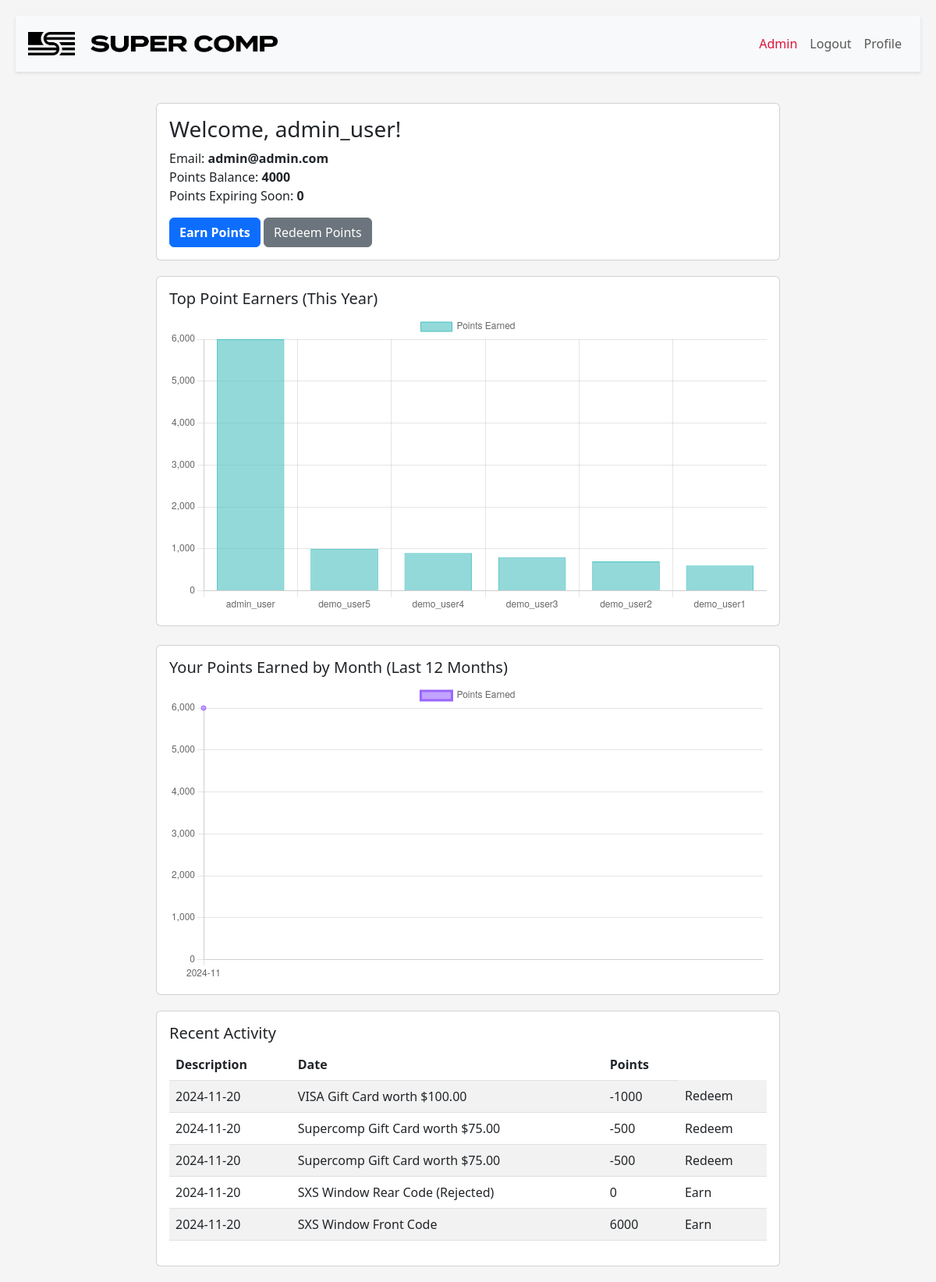
Page /dashboard/dashboard (signed in) on the committed database.
### app/models.py (models this page shows, shortened)
class User(UserMixin, db.Model):
    id = db.Column(db.Integer, primary_key=True)
    email = db.Column(db.String(120), unique=True, nullable=False)
    username = db.Column(db.String(30), unique=True, nullable=False)
    first_name = db.Column(db.String(30), nullable=False)
    last_name = db.Column(db.String(30), nullable=False)
    phone = db.Column(db.String(15), nullable=False)
    address = db.Column(db.String(100), nullable=False)
    city = db.Column(db.String(30), nullable=False)
    state = db.Column(db.String(30), nullable=False)
    zip = db.Column(db.String(10), nullable=False)
    tos_agreement = db.Column(db.Boolean, nullable=False)
    tos_date = db.Column(db.DateTime, nullable=False)
    registration_date = db.Column(db.DateTime, nullable=False)
    updated_date = db.Column(db.DateTime, nullable=False)
    referal_code = db.Column(db.String(30), nullable=False)
    password_hash = db.Column(db.String(128), nullable=False)
    retailer_id = db.Column(db.Integer, db.ForeignKey('retailer.id'), nullable=False)
    points_logs = db.relationship('PointsLog', backref='user', lazy=True)
    redemption_logs = db.relationship('RedemptionLog', backref='user', lazy=True)
    shirt_size = db.Column(db.String(10), nullable=True)
    is_admin = db.Column(db.Boolean, default=False)
    is_sales_manager = db.Column(db.Boolean, default=False)
    is_customer_service = db.Column(db.Boolean, default=False)
    is_internal = db.Column(db.Boolean, default=False)
    is_active = db.Column(db.Boolean, default=True)
    salesep_id = db.Column(db.String(30), nullable=True)
    territory_id = db.Column(db.String(30), nullable=True)
    customer_group = db.Column(db.String(30), nullable=True)
    team_id = db.Column(db.String(30), nullable=True)
    user_1 = db.Column(db.String(30), nullable=True)
    user_2 = db.Column(db.String(30), nullable=True)
    user_3 = db.Column(db.String(30), nullable=True)
    user_4 = db.Column(db.String(30), nullable=True)
    user_5 = db.Column(db.String(30), nullable=True)
    def get_point_balance(self):
        earned_points = sum(
            log.original_points for log in self.points_logs if not log.is_expired()
        )
        redeemed_points = sum(
            redemption.points for redemption in self.redemption_logs
        )
        return earned_points - redeemed_points
    def get_expiring_points(self, days):
        upcoming_expiry_date = datetime.utcnow() + timedelta(days=days)
        expiring_points_logs = [
            log for log in self.points_logs
            if log.expiry_date and datetime.utcnow() < log.expiry_date <= upcoming_expiry_date
        ]
        expiring_points = sum(log.points for log in expiring_points_logs)
        return {
            "expiring_points": expiring_points,
            "details": expiring_points_logs
        }

class PointsLog(db.Model):
    id = db.Column(db.Integer, primary_key=True)
    user_id = db.Column(db.Integer, db.ForeignKey('user.id'), nullable=False)
    points = db.Column(db.Integer, nullable=False)
    original_points = db.Column(db.Integer, nullable=False)
    description = db.Column(db.String(100), nullable=False)
    added_date = db.Column(db.DateTime, default=datetime.utcnow, nullable=False)
    expiry_date = db.Column(db.DateTime, nullable=True)
    updated_date = db.Column(db.DateTime, default=datetime.utcnow, onupdate=datetime.utcnow)
    active = db.Column(db.Boolean, default=True, nullable=False)
    code_used = db.Column(db.Integer, db.ForeignKey('point_codes.id'), nullable=False)
    code = db.relationship('PointCodes', back_populates='points_logs', lazy=True)
    file_reference = db.Column(db.String(100), nullable=True)
    approved = db.Column(db.Boolean, default=False, nullable=False)
    approved_by = db.Column(db.String(30), nullable=True)
    def is_expired(self):
        return self.expiry_date and self.expiry_date <= datetime.utcnow()

class RedemptionLog(db.Model):
    id = db.Column(db.Integer, primary_key=True)
    user_id = db.Column(db.Integer, db.ForeignKey('user.id'), nullable=False)
    points = db.Column(db.Integer, nullable=False)
    description = db.Column(db.String(100), nullable=False)
    redemption_date = db.Column(db.DateTime, default=datetime.utcnow(), nullable=False)
    updated_date = db.Column(db.DateTime, default=datetime.utcnow, onupdate=datetime.utcnow)
    gift_card_sent = db.Column(db.Boolean, default=False, nullable=False)

### app/blueprints/dashboard/routes.py (the view)
@dashboard_bp.route('/dashboard')
@login_required
def dashboard():
    year_start = datetime(datetime.utcnow().year, 1, 1)
    top_earners_query = (
        db.session.query(
            User.username,
            func.sum(PointsLog.original_points).label('total_points')
        )
        .join(PointsLog, PointsLog.user_id == User.id)
        .filter(PointsLog.added_date >= year_start)
        .group_by(User.id)
        .order_by(func.sum(PointsLog.original_points).desc())
        .limit(10)
    )
    top_earners = [
        {"username": row.username, "total_points": row.total_points}
        for row in top_earners_query
    ]
    expiring_points = current_user.get_expiring_points(30)
    last_12_months = datetime.utcnow() - timedelta(days=365)
    points_by_month_query = (
        db.session.query(
            func.strftime('%Y-%m', PointsLog.added_date).label('month'),
            func.sum(PointsLog.original_points).label('points')
        )
        .filter(PointsLog.user_id == current_user.id, PointsLog.added_date >= last_12_months)
        .group_by('month')
        .order_by('month')
    )
    points_by_month = [{"month": row.month, "points": row.points} for row in points_by_month_query]
    recent_activity = (
        db.session.query(PointsLog.description, PointsLog.added_date, PointsLog.original_points)
        .filter(PointsLog.user_id == current_user.id)
        .order_by(PointsLog.added_date.desc())
        .limit(25)  # Adjust this number for more or fewer items
    ).all()
    recent_activity_query = (
        db.session.query(
            PointsLog.description.label('description'),
            PointsLog.added_date.label('date'),
            PointsLog.original_points.label('points'),
            func.cast('earn', db.String).label('activity_type')
        )
        .filter(PointsLog.user_id == current_user.id)
        .union_all(
            db.session.query(
                RedemptionLog.description.label('description'),
                RedemptionLog.redemption_date.label('date'),
                -RedemptionLog.points.label('points'),
                func.cast('redeem', db.String).label('activity_type')
            ).filter(RedemptionLog.user_id == current_user.id)
        )
        .order_by(db.text('date DESC'))
        .limit(25)
    )
    recent_activity = recent_activity_query.all()
    return render_template(
        'dashboard/dashboard.html',
        user=current_user,
        top_earners=top_earners,
        expiring_points=expiring_points,
        points_by_month=points_by_month,
        recent_activity=recent_activity
    )

### app/extensions.py (called while the page is built)
@login_manager.user_loader
def load_user(user_id):
    from app.models import User
    return User.query.get(int(user_id))

### app/blueprints/dashboard/templates/dashboard/dashboard.html (shortened to what this page needs)
    {% extends 'base.html' %}
    {% block content %}
    <div class="container-fluid">
        <div class="column">
            <div class="col-md-12">
                <div class="card">
                    <div class="card-body text-left">
                        <h3 class="card-title">Welcome, {{ user.username }}!</h4>
                        <p class="card-text">
                            Email: <strong>{{ user.email }}</strong><br>
                            Points Balance: <strong>{{ user.get_point_balance() }}</strong><br>
                            Points Expiring Soon: <strong>{{ expiring_points['expiring_points'] }}</strong>
                        </p>
                        <a href="{{ url_for('points_bp.earn_points') }}" class="btn btn-primary">Earn Points</a>
                        <a href="{{ url_for('rewards_bp.redeem_points')}}" class="btn btn-secondary">Redeem Points</a>
                    </div>
                </div>
            </div>
            <div class="col-md-12">
                <div class="card mb-4">
                    <div class="card-body">
                        <h5 class="card-title">Top Point Earners (This Year)</h5>
                        <canvas id="topEarnersChart"></canvas>
                    </div>
                </div>
                <div class="card">
                    <div class="card-body">
                        <h5 class="card-title">Your Points Earned by Month (Last 12 Months)</h5>
                        <canvas id="pointsByMonthChart"></canvas>
                    </div>
                </div>
            </div>
     <div class="card">
        <div class="card-body">
            <h5 class="card-title">Recent Activity</h5>
            <table class="table table-striped">
                <thead>
                    <tr>
                        <th>Description</th>
                        <th>Date</th>
                        <th>Points</th>
                    </tr>
                </thead>
                <tbody>
                    {% for activity in recent_activity %}
                    <tr>
                        <td>{{ activity.date.strftime('%Y-%m-%d') }}</td>
                        <td>{{ activity.description }}</td>
                        <td>{{ activity.points }}</td>
                        <td>{{ activity.activity_type|capitalize }}</td>
                    </tr>
                    {% endfor %}
                </tbody>
            </table>
        </div>
    </div>
        </div>
    </div>
    {% endblock %}
    {% block scripts %}
    <script>
        const earners = {{ top_earners | tojson }};
        const pointsByMonth = {{ points_by_month | tojson }};
        renderEarningChart(earners);
        renderPointsByMonthChart(pointsByMonth);
    </script>
    {% endblock %}

### app/templates/base.html (shortened to what this page needs)
<!DOCTYPE html>
<html lang="en">
<head>
    <link href="https://cdn.jsdelivr.net/npm/bootstrap@5.3.0/dist/css/bootstrap.min.css" rel="stylesheet">
    <link href="{{ url_for('static', filename='css/signin.css') }}" rel="stylesheet">
    <link href="{{ url_for('static', filename='css/main.css') }}" rel="stylesheet">
    <link href="{{ url_for('static', filename='css/navbar.css') }}" rel="stylesheet">
</head>
<body>
    {% include 'header.html' %}
    <div class = "container-vertially-centered container-fluid" style="max-width: 800px;">
    <main class="align-items-center justify-content-center container-fluid" style="min-height: 100vh;">
        {% block content %}{% endblock %}
    </main>
    {% block scripts %}
    {% endblock %}
</body>
</html>

### app/templates/header.html (shortened to what this page needs)
<header class="header-custom">
    <nav class="navbar navbar-expand-lg navbar-light bg-light">
        <div class="container-fluid">
            <div class="image-box mx-auto">
                <a href="{{ url_for('index') }}">
                    <img src="{{ url_for('static', filename='images/logos/SuperComp-Logo-Horizontal-Black.png') }}" alt="Logo" class="logo">
                </a>
            </div>
            <div class="collapse navbar-collapse" id="navbarNav">
                <ul class="navbar-nav ms-auto">
                    {% if current_user.is_authenticated %}
                            {% if current_user.is_admin %}
                            <li class="nav-item">
                                <a class="nav-link" href="{{ url_for('admin_bp.admin_dashboard') }}" style="color: crimson;">Admin</a>
                            </li>
                        {% endif %}
                        <li class="nav-item">
                            <a class="nav-link" href="{{ url_for('auth.logout') }}">Logout</a>
                        </li>
                        <li class="nav-item">
                            <a class="nav-link" href="{{ url_for('auth.profile') }}">Profile</a>
                    {% endif %}
                </ul>
            </div>
        </div>
    </nav>
</header>

### app/static/css/signin.css (style rules this page uses)
.btn-primary { font-size: 1rem; font-weight: bold; }

### app/static/css/main.css (style rules this page uses)
body { display: flex; align-items: center; justify-content: center; min-height: 100vh; padding-top: 0px; padding-bottom: 40px; background-color: #f5f5f5; flex-direction: column; padding: 20px; }
main { margin-top: 40px; vertical-align: center; }

### app/static/css/navbar.css (style rules this page uses)
.header-custom { width: 100%; position: relative; box-shadow: 0 2px 4px rgba(0, 0, 0, 0.1); }
.navbar { width: 100%; margin: 0; padding: 1rem; }
.container-fluid { padding-left: 0; padding-right: 0; }
.header-custom { width: 100%; box-shadow: 0 2px 4px rgba(0, 0, 0, 0.1); }
.image-box { display: flex; justify-content: left; align-items: center; flex-grow: 1; max-height: 60px; }
.logo { max-height: 30px; width: auto; }
.navbar-nav { margin-left: auto; }

### rows in the picture
User: username "admin_user", email "admin@admin.com"
PointsLog: get_point_balance "4000", date "2024-11-20", description "SXS Window Front Code", points "6000", activity_type "Earn"
RedemptionLog: date "2024-11-20", description "VISA Gift Card worth $100.00", points "-1000", activity_type "Redeem"
PointsLog: date "2024-11-20", description "SXS Window Rear Code (Rejected)", points "0", activity_type "Earn"

### other values in the picture
{{ expiring_points['expiring_points'] }} "0"
{{ activity.date.strftime('%Y-%m-%d') }} "2024-11-20" "2024-11-20"
{{ activity.description }} "Supercomp Gift Card worth $75.00" "Supercomp Gift Card worth $75.00"
{{ activity.points }} "-500" "-500"
{{ activity.activity_type|capitalize }} "Redeem" "Redeem"
chart data {{ points_by_month | tojson }} [{"month": "2024-11", "points": 6000}]
